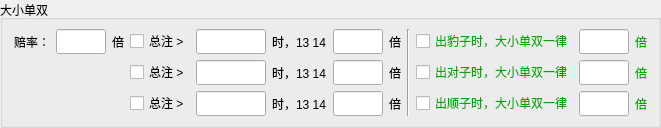
      <widget class="QGroupBox" name="groupBox_4">
       <property name="sizePolicy">
        <sizepolicy hsizetype="Fixed" vsizetype="Fixed">
         <horstretch>0</horstretch>
         <verstretch>0</verstretch>
        </sizepolicy>
       </property>
       <property name="maximumSize">
        <size>
         <width>650</width>
         <height>110</height>
        </size>
       </property>
       <property name="title">
        <string>大小单双</string>
       </property>
       <layout class="QHBoxLayout" name="horizontalLayout_21">
        <property name="spacing">
         <number>6</number>
        </property>
        <property name="topMargin">
         <number>9</number>
        </property>
        <property name="bottomMargin">
         <number>9</number>
        </property>
        <item>
         <layout class="QVBoxLayout" name="verticalLayout_10">
          <item>
           <layout class="QHBoxLayout" name="horizontalLayout_13">
            <item>
             <widget class="QLabel" name="label_9">
              <property name="text">
               <string>赔率：</string>
              </property>
             </widget>
            </item>
            <item>
             <widget class="QLineEdit" name="ledtBSOEAccordLR">
              <property name="sizePolicy">
               <sizepolicy hsizetype="Fixed" vsizetype="Preferred">
                <horstretch>0</horstretch>
                <verstretch>0</verstretch>
               </sizepolicy>
              </property>
              <property name="maximumSize">
               <size>
                <width>50</width>
                <height>16777215</height>
               </size>
              </property>
              <property name="font">
               <font>
                <family>微软雅黑</family>
               </font>
              </property>
              <property name="styleSheet">
               <string notr="true">color: rgb(0, 0, 255);</string>
              </property>
              <property name="alignment">
               <set>Qt::AlignCenter</set>
              </property>
             </widget>
            </item>
            <item>
             <widget class="QLabel" name="label_10">
              <property name="text">
               <string>倍</string>
              </property>
             </widget>
            </item>
           </layout>
          </item>
          <item>
           <spacer name="verticalSpacer_2">
            <property name="orientation">
             <enum>Qt::Vertical</enum>
            </property>
            <property name="sizeHint" stdset="0">
             <size>
              <width>20</width>
              <height>40</height>
             </size>
            </property>
           </spacer>
          </item>
         </layout>
        </item>
        <item>
         <layout class="QHBoxLayout" name="horizontalLayout_20">
          <item>
           <layout class="QVBoxLayout" name="verticalLayout_9">
            <item>
             <layout class="QHBoxLayout" name="horizontalLayout_19">
              <item>
               <widget class="QCheckBox" name="cbBSOEGross1">
                <property name="text">
                 <string>总注 &gt;</string>
                </property>
               </widget>
              </item>
              <item>
               <widget class="QLineEdit" name="ledtBSOEGross1">
                <property name="sizePolicy">
                 <sizepolicy hsizetype="Fixed" vsizetype="Preferred">
                  <horstretch>0</horstretch>
                  <verstretch>0</verstretch>
                 </sizepolicy>
                </property>
                <property name="maximumSize">
                 <size>
                  <width>70</width>
                  <height>16777215</height>
                 </size>
                </property>
                <property name="font">
                 <font>
                  <family>微软雅黑</family>
                 </font>
                </property>
                <property name="styleSheet">
                 <string notr="true">color: rgb(0, 0, 255);</string>
                </property>
                <property name="alignment">
                 <set>Qt::AlignCenter</set>
                </property>
               </widget>
              </item>
              <item>
               <widget class="QLabel" name="label_11">
                <property name="text">
                 <string>时，13 14</string>
                </property>
               </widget>
              </item>
              <item>
               <widget class="QLineEdit" name="ledtBSOEGrossTimes1">
                <property name="sizePolicy">
                 <sizepolicy hsizetype="Fixed" vsizetype="Preferred">
                  <horstretch>0</horstretch>
                  <verstretch>0</verstretch>
                 </sizepolicy>
                </property>
                <property name="maximumSize">
                 <size>
                  <width>50</width>
                  <height>16777215</height>
                 </size>
                </property>
                <property name="font">
                 <font>
                  <family>微软雅黑</family>
                 </font>
                </property>
                <property name="styleSheet">
                 <string notr="true">color: rgb(0, 0, 255);</string>
                </property>
                <property name="alignment">
                 <set>Qt::AlignCenter</set>
                </property>
               </widget>
              </item>
              <item>
               <widget class="QLabel" name="label_14">
                <property name="sizePolicy">
                 <sizepolicy hsizetype="Fixed" vsizetype="Preferred">
                  <horstretch>0</horstretch>
                  <verstretch>0</verstretch>
                 </sizepolicy>
                </property>
                <property name="text">
                 <string>倍</string>
                </property>
               </widget>
              </item>
             </layout>
            </item>
            <item>
             <layout class="QHBoxLayout" name="horizontalLayout_18">
              <item>
               <widget class="QCheckBox" name="cbBSOEGross2">
                <property name="text">
                 <string>总注 &gt;</string>
                </property>
               </widget>
              </item>
              <item>
               <widget class="QLineEdit" name="ledtBSOEGross2">
                <property name="sizePolicy">
                 <sizepolicy hsizetype="Fixed" vsizetype="Preferred">
                  <horstretch>0</horstretch>
                  <verstretch>0</verstretch>
                 </sizepolicy>
                </property>
                <property name="maximumSize">
                 <size>
                  <width>70</width>
                  <height>16777215</height>
                 </size>
                </property>
                <property name="font">
                 <font>
                  <family>微软雅黑</family>
                 </font>
                </property>
                <property name="styleSheet">
                 <string notr="true">color: rgb(0, 0, 255);</string>
                </property>
                <property name="alignment">
                 <set>Qt::AlignCenter</set>
                </property>
               </widget>
              </item>
              <item>
               <widget class="QLabel" name="label_12">
                <property name="text">
                 <string>时，13 14</string>
                </property>
               </widget>
              </item>
              <item>
               <widget class="QLineEdit" name="ledtBSOEGrossTimes2">
                <property name="sizePolicy">
                 <sizepolicy hsizetype="Fixed" vsizetype="Preferred">
                  <horstretch>0</horstretch>
                  <verstretch>0</verstretch>
                 </sizepolicy>
                </property>
                <property name="maximumSize">
                 <size>
                  <width>50</width>
                  <height>16777215</height>
                 </size>
                </property>
                <property name="font">
                 <font>
                  <family>微软雅黑</family>
                 </font>
                </property>
                <property name="styleSheet">
                 <string notr="true">color: rgb(0, 0, 255);</string>
                </property>
                <property name="alignment">
                 <set>Qt::AlignCenter</set>
                </property>
               </widget>
              </item>
              <item>
               <widget class="QLabel" name="label_15">
                <property name="sizePolicy">
                 <sizepolicy hsizetype="Fixed" vsizetype="Preferred">
                  <horstretch>0</horstretch>
                  <verstretch>0</verstretch>
                 </sizepolicy>
                </property>
                <property name="text">
                 <string>倍</string>
                </property>
               </widget>
              </item>
             </layout>
            </item>
            <item>
             <layout class="QHBoxLayout" name="horizontalLayout_17">
              <item>
               <widget class="QCheckBox" name="cbBSOEGross3">
                <property name="text">
                 <string>总注 &gt;</string>
                </property>
               </widget>
              </item>
              <item>
               <widget class="QLineEdit" name="ledtBSOEGross3">
                <property name="sizePolicy">
                 <sizepolicy hsizetype="Fixed" vsizetype="Preferred">
                  <horstretch>0</horstretch>
                  <verstretch>0</verstretch>
                 </sizepolicy>
                </property>
                <property name="maximumSize">
                 <size>
                  <width>70</width>
                  <height>16777215</height>
                 </size>
                </property>
                <property name="font">
                 <font>
                  <family>微软雅黑</family>
                 </font>
                </property>
                <property name="styleSheet">
                 <string notr="true">color: rgb(0, 0, 255);</string>
                </property>
                <property name="alignment">
                 <set>Qt::AlignCenter</set>
                </property>
               </widget>
              </item>
              <item>
               <widget class="QLabel" name="label_13">
                <property name="text">
                 <string>时，13 14</string>
                </property>
               </widget>
              </item>
              <item>
               <widget class="QLineEdit" name="ledtBSOEGrossTimes3">
                <property name="sizePolicy">
                 <sizepolicy hsizetype="Fixed" vsizetype="Preferred">
                  <horstretch>0</horstretch>
                  <verstretch>0</verstretch>
                 </sizepolicy>
                </property>
                <property name="maximumSize">
                 <size>
                  <width>50</width>
                  <height>16777215</height>
                 </size>
                </property>
                <property name="font">
                 <font>
                  <family>微软雅黑</family>
                 </font>
                </property>
                <property name="styleSheet">
                 <string notr="true">color: rgb(0, 0, 255);</string>
                </property>
                <property name="alignment">
                 <set>Qt::AlignCenter</set>
                </property>
               </widget>
              </item>
              <item>
               <widget class="QLabel" name="label_16">
                <property name="sizePolicy">
                 <sizepolicy hsizetype="Fixed" vsizetype="Preferred">
                  <horstretch>0</horstretch>
                  <verstretch>0</verstretch>
                 </sizepolicy>
                </property>
                <property name="text">
                 <string>倍</string>
                </property>
               </widget>
              </item>
             </layout>
            </item>
           </layout>
          </item>
          <item>
           <widget class="Line" name="line">
            <property name="orientation">
             <enum>Qt::Vertical</enum>
            </property>
           </widget>
          </item>
          <item>
           <layout class="QVBoxLayout" name="verticalLayout_8">
            <item>
             <layout class="QHBoxLayout" name="horizontalLayout_14">
              <item>
               <widget class="QCheckBox" name="cbBSOELikeCard1">
                <property name="font">
                 <font>
                  <family>微软雅黑</family>
                 </font>
                </property>
                <property name="styleSheet">
                 <string notr="true">color: rgb(0, 170, 0);</string>
                </property>
                <property name="text">
                 <string>出豹子时，大小单双一律</string>
                </property>
               </widget>
              </item>
              <item>
               <widget class="QLineEdit" name="ledtBSOELikeCardTimes1">
                <property name="sizePolicy">
                 <sizepolicy hsizetype="Fixed" vsizetype="Preferred">
                  <horstretch>0</horstretch>
                  <verstretch>0</verstretch>
                 </sizepolicy>
                </property>
                <property name="maximumSize">
                 <size>
                  <width>50</width>
                  <height>16777215</height>
                 </size>
                </property>
                <property name="font">
                 <font>
                  <family>微软雅黑</family>
                 </font>
                </property>
                <property name="styleSheet">
                 <string notr="true">color: rgb(0, 0, 255);</string>
                </property>
                <property name="alignment">
                 <set>Qt::AlignCenter</set>
                </property>
               </widget>
              </item>
              <item>
               <widget class="QLabel" name="label_17">
                <property name="sizePolicy">
                 <sizepolicy hsizetype="Fixed" vsizetype="Preferred">
                  <horstretch>0</horstretch>
                  <verstretch>0</verstretch>
                 </sizepolicy>
                </property>
                <property name="font">
                 <font>
                  <family>微软雅黑</family>
                 </font>
                </property>
                <property name="styleSheet">
                 <string notr="true">color: rgb(0, 170, 0);</string>
                </property>
                <property name="text">
                 <string>倍</string>
                </property>
               </widget>
              </item>
             </layout>
            </item>
            <item>
             <layout class="QHBoxLayout" name="horizontalLayout_15">
              <item>
               <widget class="QCheckBox" name="cbBSOELikeCard2">
                <property name="font">
                 <font>
                  <family>微软雅黑</family>
                 </font>
                </property>
                <property name="styleSheet">
                 <string notr="true">color: rgb(0, 170, 0);</string>
                </property>
                <property name="text">
                 <string>出对子时，大小单双一律</string>
                </property>
               </widget>
              </item>
              <item>
               <widget class="QLineEdit" name="ledtBSOELikeCardTimes2">
                <property name="sizePolicy">
                 <sizepolicy hsizetype="Fixed" vsizetype="Preferred">
                  <horstretch>0</horstretch>
                  <verstretch>0</verstretch>
                 </sizepolicy>
                </property>
                <property name="maximumSize">
                 <size>
                  <width>50</width>
                  <height>16777215</height>
                 </size>
                </property>
                <property name="font">
                 <font>
                  <family>微软雅黑</family>
                 </font>
                </property>
                <property name="styleSheet">
                 <string notr="true">color: rgb(0, 0, 255);</string>
                </property>
                <property name="alignment">
                 <set>Qt::AlignCenter</set>
                </property>
               </widget>
              </item>
              <item>
               <widget class="QLabel" name="label_18">
                <property name="sizePolicy">
                 <sizepolicy hsizetype="Fixed" vsizetype="Preferred">
                  <horstretch>0</horstretch>
                  <verstretch>0</verstretch>
                 </sizepolicy>
                </property>
                <property name="font">
                 <font>
                  <family>微软雅黑</family>
                 </font>
                </property>
                <property name="styleSheet">
                 <string notr="true">color: rgb(0, 170, 0);</string>
                </property>
                <property name="text">
                 <string>倍</string>
                </property>
               </widget>
              </item>
             </layout>
            </item>
            <item>
             <layout class="QHBoxLayout" name="horizontalLayout_16">
              <item>
               <widget class="QCheckBox" name="cbBSOELikeCard3">
                <property name="font">
                 <font>
                  <family>微软雅黑</family>
                 </font>
                </property>
                <property name="styleSheet">
                 <string notr="true">color: rgb(0, 170, 0);</string>
                </property>
                <property name="text">
                 <string>出顺子时，大小单双一律</string>
                </property>
               </widget>
              </item>
              <item>
               <widget class="QLineEdit" name="ledtBSOELikeCardTimes3">
                <property name="sizePolicy">
                 <sizepolicy hsizetype="Fixed" vsizetype="Preferred">
                  <horstretch>0</horstretch>
                  <verstretch>0</verstretch>
                 </sizepolicy>
                </property>
                <property name="maximumSize">
                 <size>
                  <width>50</width>
                  <height>16777215</height>
                 </size>
                </property>
                <property name="font">
                 <font>
                  <family>微软雅黑</family>
                 </font>
                </property>
                <property name="styleSheet">
                 <string notr="true">color: rgb(0, 0, 255);</string>
                </property>
                <property name="alignment">
                 <set>Qt::AlignCenter</set>
                </property>
               </widget>
              </item>
              <item>
               <widget class="QLabel" name="label_19">
                <property name="sizePolicy">
                 <sizepolicy hsizetype="Fixed" vsizetype="Preferred">
                  <horstretch>0</horstretch>
                  <verstretch>0</verstretch>
                 </sizepolicy>
                </property>
                <property name="font">
                 <font>
                  <family>微软雅黑</family>
                 </font>
                </property>
                <property name="styleSheet">
                 <string notr="true">color: rgb(0, 170, 0);</string>
                </property>
                <property name="text">
                 <string>倍</string>
                </property>
               </widget>
              </item>
             </layout>
            </item>
           </layout>
          </item>
         </layout>
        </item>
       </layout>
      </widget>
